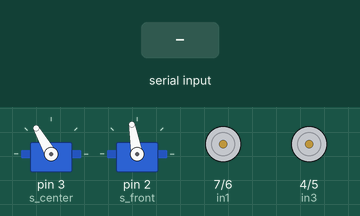
Recording of a sketch running on a simulated Arduino Uno, built with avr-gcc and run on an emulated ATmega328P. On the bench: 2 × servo, motor-driver pin pairs drawn as motors (green arrow = first pin HIGH = forward, orange = second pin HIGH = backward, longer = more drive, scaled by the enable pin). The test bench sets the inputs (shaded band).

Above: at 1.2 s.
1.3 s: "F\n" received over Serial
At 1.7 s:
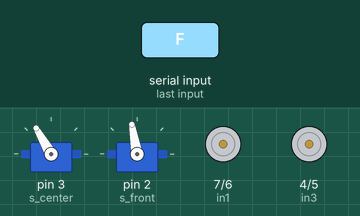
2.8 s: "B\n" received over Serial
At 4.0 s:
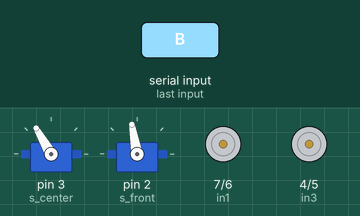
4.3 s: "L\n" received over Serial
At 5.1 s:
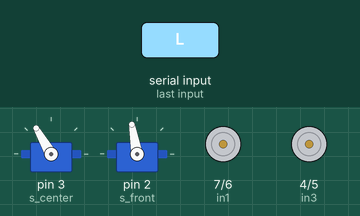
5.8 s: "R\n" received over Serial
At 6.3 s:
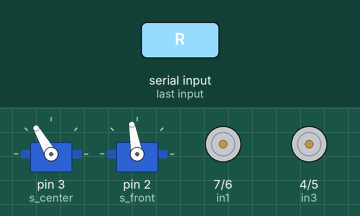
7.3 s: "D\n" received over Serial
At 8.0 s:
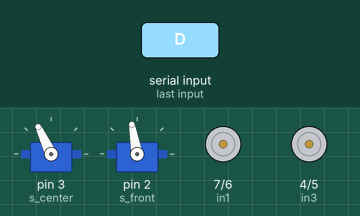
8.8 s: "C\n" received over Serial
At 9.1 s:
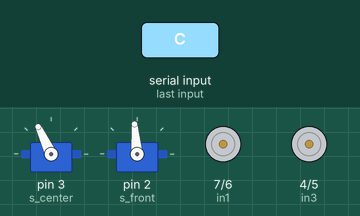
Timing chart, 0 to 11.3 s (numbered marks = the images above; inputs shaded):
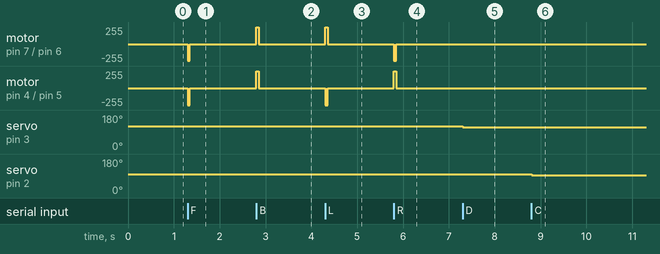

Measured:
- after the input at 1.3 s, motor on pin 7 (in1) / pin 6 (in2): stopped → backward 250/255 at once, → stopped 0.05 s later; motor on pin 4 (in3) / pin 5 (in4): stopped → backward 255/255 at once, → stopped 0.05 s later
- after the input at 2.8 s, motor on pin 7 (in1) / pin 6 (in2): stopped → forward 250/255 at once, → stopped 0.05 s later; motor on pin 4 (in3) / pin 5 (in4): stopped → forward 255/255 at once, → stopped 0.05 s later
- after the input at 4.3 s, motor on pin 7 (in1) / pin 6 (in2): stopped → forward 250/255 at once, → stopped 0.05 s later; motor on pin 4 (in3) / pin 5 (in4): stopped → backward 255/255 at once, → stopped 0.05 s later
- after the input at 5.8 s, motor on pin 7 (in1) / pin 6 (in2): stopped → backward 250/255 at once, → stopped 0.05 s later; motor on pin 4 (in3) / pin 5 (in4): stopped → forward 255/255 at once, → stopped 0.05 s later
- after the input at 7.3 s, servo on pin 3 (s_center): 120° → 115° at once
- after the input at 8.8 s, servo on pin 2 (s_front): 100° → 95° at once

The sketch:

SSN_code.ino
```cpp
#include<Servo.h>
//Initialization
int in1,in2,in3,in4,ena,enb,fbdel=50,lrdel=50,led=12,laser=13,sw=0,i;

Servo s_center,s_front;
int c_pos,f_pos;
String line;
char input[1000];


void setup() {
  // put your setup code here, to run once:
  Serial.begin(9600);
  in1=7;
  in2=6;
  in3=4;
  in4=5;
  ena=9;
  enb=8;

  pinMode(in1,OUTPUT);
  pinMode(in2,OUTPUT);
  pinMode(in3,OUTPUT);
  pinMode(in4,OUTPUT);
  pinMode(ena,OUTPUT);
  pinMode(enb,OUTPUT);
  //pinMode(13,OUTPUT);
  s_center.attach(3);
  s_front.attach(2);
  c_pos=120;
  s_center.write(c_pos);
  f_pos=100;
  s_front.write(f_pos);
}

void loop() {
  // put your main code here, to run repeatedly:
    line=read_line();
    if(line=="F")
    {
      run_motor(250,250);
      delay(fbdel);
    }
    else if(line=="B")
    {
      run_motor(-250,-250);
      delay(fbdel);
    }
    else if(line=="L")
    {
      run_motor(-250,250);
      delay(lrdel);
    }
    else if(line=="R")
    {
      run_motor(250,-250);
      delay(lrdel);
    }
    else if(line=="U")
    {
      if(c_pos<=125)
        c_pos+=5;
      s_center.write(c_pos);
    }
    else if(line=="D")
    {
      if(c_pos>30)
        c_pos-=5;
       s_center.write(c_pos);
    }
    else if(line=="O")
    {
      if(f_pos<=120)
      {
        f_pos+=5;
        s_front.write(f_pos);
      }
    }
    else if(line=="C")
    {
      if(f_pos>=20)
      {
        f_pos-=5;
        s_front.write(f_pos);
      }
    }

    run_motor(0,0);


}

String read_line() {  //block untill a line found, delimeter='\n'
  i=0;
  while(1) {
    while(Serial.available()==0);
    char ch=Serial.read();
    if(ch=='\n')
      break;
    else {
      input[i++]=ch;
    }
  }
  input[i]='\0';
  return String(input);
}
```

run_motor.ino
```cpp
void run_motor(int left,int right)
{
  int temp=left;
  left=right;
  right=temp;
  if(left>=0)
  {
    digitalWrite(in3,LOW);
    digitalWrite(in4,HIGH);
  }
  else
  {
    digitalWrite(in3,HIGH);
    digitalWrite(in4,LOW);
    left*=-1;
  }

  if(right>=0)
  {
    digitalWrite(in1,LOW);
    digitalWrite(in2,HIGH);
  }
  else
  {
    digitalWrite(in1,HIGH);
    digitalWrite(in2,LOW);
    right*=-1;
  }
  analogWrite(enb,left);
  analogWrite(ena,right);
}
```
